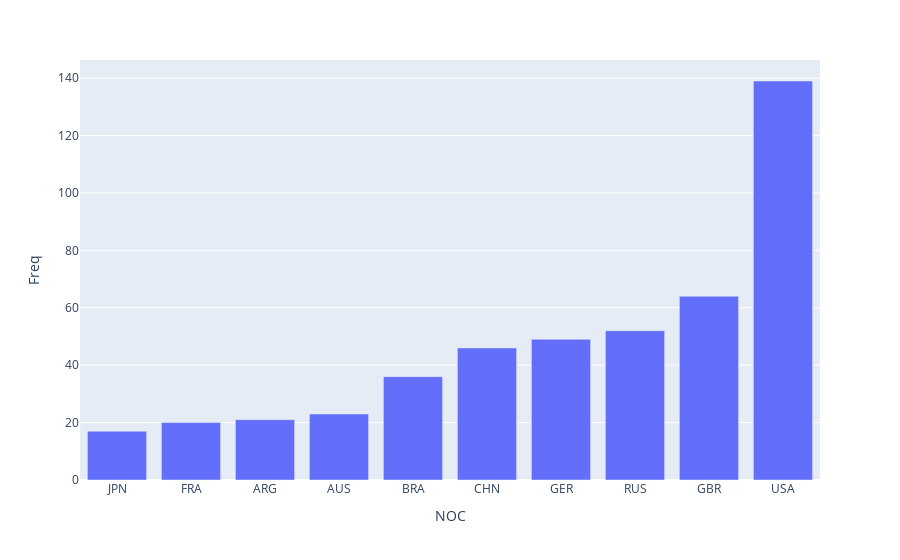

Source (notebook cell):
### Markdown cell above
### Visualize the data

### Code cell
px.bar(data_frame=dfres, x='NOC', y='Freq')

### Figure 1 — Plotly figure (JSON) as saved in the notebook; plotly's stock layout.template omitted (floating-point values rounded to 4 significant figures)
{"data": [{"alignmentgroup": "True", "hovertemplate": "NOC=%{x}<br>Freq=%{y}<extra></extra>", "legendgroup": "", "marker": {"color": "#636efa", "pattern": {"shape": ""}}, "name": "", "offsetgroup": "", "orientation": "v", "showlegend": false, "textposition": "auto", "type": "bar", "x": ["JPN", "FRA", "ARG", "AUS", "BRA", "CHN", "GER", "RUS", "GBR", "USA"], "xaxis": "x", "y": [17, 20, 21, 23, 36, 46, 49, 52, 64, 139], "yaxis": "y"}], "layout": {"autosize": true, "barmode": "relative", "legend": {"tracegroupgap": 0}, "margin": {"t": 60}, "xaxis": {"anchor": "y", "autorange": true, "domain": [0, 1], "range": [-0.5, 9.5], "title": {"text": "NOC"}, "type": "category"}, "yaxis": {"anchor": "x", "autorange": true, "domain": [0, 1], "range": [0, 146.3], "title": {"text": "Freq"}, "type": "linear"}}}
